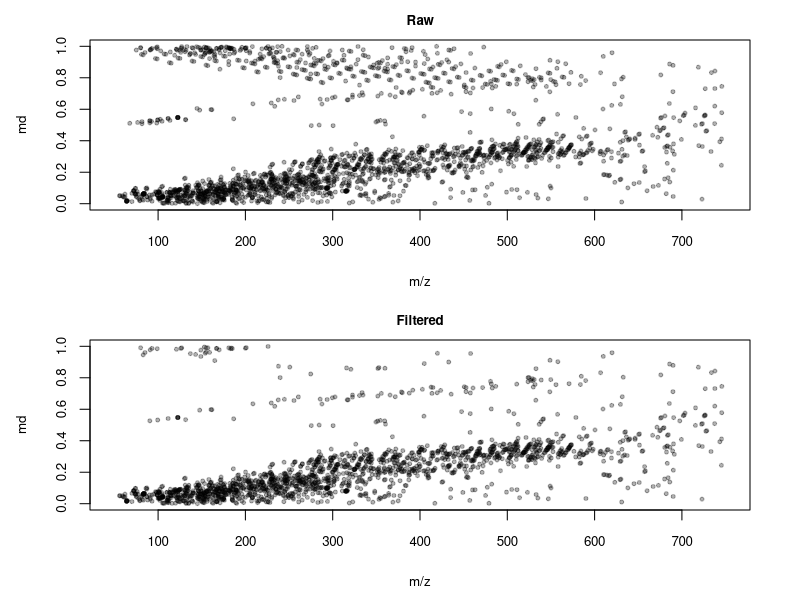

Recreate this plot in R.
#m/z defect filtering commands
#12-04-2016

#--------------------------------------------------------------------------------
#The following chunck of code will remove features in your LC-MS data identified as salt clusters based on m/z defect, retention time and an inclusion list derived from the human metabolome database (included in this package).
#your feature table must have LC-MS features in rows, m/z in column 1 (labelled "mz"), followed by retention time in column 2 (labelled "rt").
#-------------------------------------------------------------------------------- 

#read in feature table you want to filter
mydata<-read.table("example_data.txt",  header=T, check.names=F, row.names=1, sep="\t")

#set rt threshold
rt=0.8

#set mass accuracy (in Daltons) for inclusion list matching
ma=0.01

#calculate m/z defect using modulus function
out<-matrix(data=NA, nrow =nrow(mydata), ncol=1)
rownames(out)<-rownames(mydata)

for(i in 1:nrow(mydata)){
out[i,]<-mydata[i,1]%%1
colnames(out)<-"md" 
}

mydata<-cbind(mydata,out)

#fit mydata to m/z defect maxima equation
f<- function(x){
y<-0.00112*x + 0.01953
return(y)
}

fit<-as.data.frame(t(apply(mydata,1,f)))

#read in hmdb inclusion list
hmdb<-read.table("hmdb_inclusions_list.txt",  header=T, check.names=F, row.names=1, sep="\t")

#find masses in inclusion list in mydata 
in_list<-hmdb[which(hmdb$"inclusion"=="y"),]
cmp <- function(mydata, in_list, cutoff=ma){abs(in_list-mydata) <= cutoff}
match<-which(outer(in_list$mz, mydata$mz, cmp), arr.ind=TRUE)
fc <- factor(match[,2])
I<-rownames(mydata)[as.numeric(levels(fc))]

#keep rows in mydata if m/z defect is less than or equal to fitted value OR rt > threshold OR value is in inclusion list

filtered<-mydata[which((mydata$"md"<= fit$"mz")|rownames(mydata) %in% I | mydata$"rt" >rt),]

#write filtered table to file
write.table(filtered,"feature_list_mz_defect_filtered.txt",sep="\t",col.names=NA)

#plot mz vs md of raw and filtered features 
pdf("mz defect plot before and after filter.pdf", height=6.5,width=5)  
par(mfrow=c(2,1),mai=c(0.9,0.9,0.4,0.5))
plot(mydata$"mz",mydata$"md",cex.axis=0.8,col=adjustcolor("black",alpha=0.3),pch=20,cex=0.8,ylim=c(0,1),xlim=c(50,750),ylab="md",xlab="m/z",main="Raw",cex.lab=0.8,cex.main=0.8)
plot(filtered$"mz",filtered$"md",cex.axis=0.8,col=adjustcolor("black",alpha=0.3),pch=20,cex=0.8,ylim=c(0,1),xlim=c(50,750),ylab="md",xlab="m/z",main="Filtered",cex.lab=0.8,cex.main=0.8)
dev.off()
